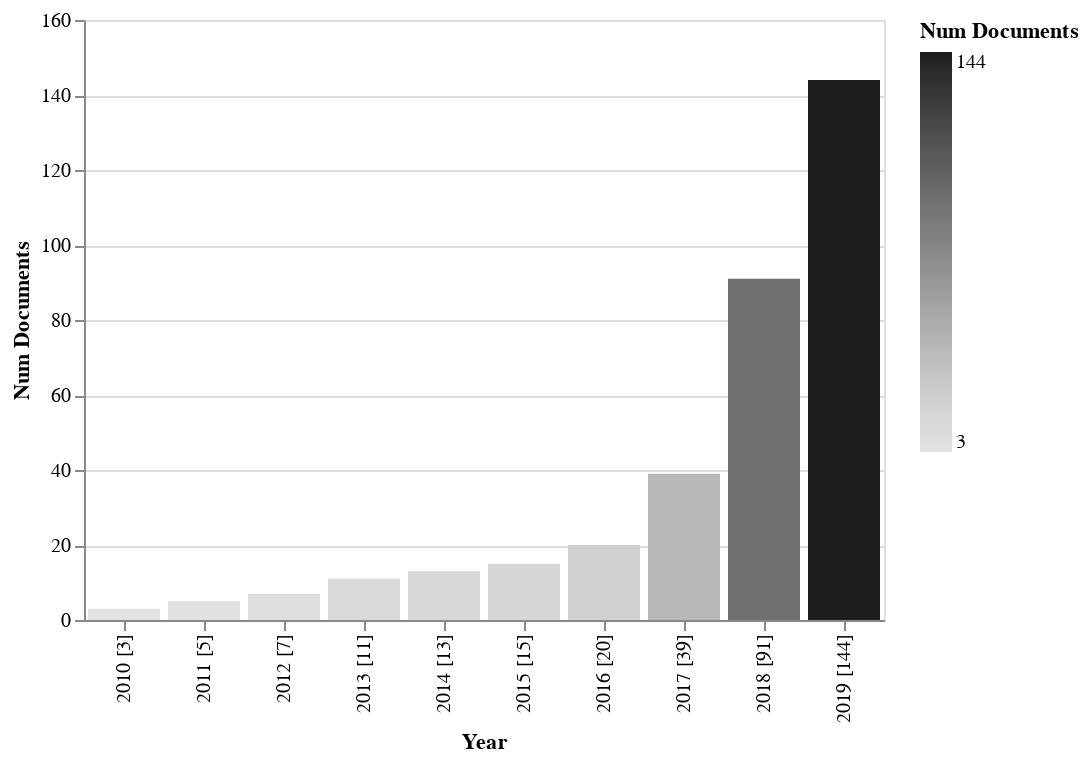

This figure's notebook cell:
### Code cell
rdf.documents_by_year(cumulative=True).barplot(library='altair')

### Figure 1 — Vega-Lite specification as saved in the notebook (floating-point values rounded to 4 significant figures)
{"$schema": "https://vega.github.io/schema/vega-lite/v3.4.0.json", "config": {"mark": {"tooltip": null}, "view": {"height": 300, "width": 400}}, "data": {"name": "data-39cc4f0c9870f7d6294d597d94cbdbce"}, "datasets": {"data-39cc4f0c9870f7d6294d597d94cbdbce": [{"ID": ["[*141*]", "[*142*]", "[*143*]"], "Num Documents": 3, "Year": "2010 [3]"}, {"ID": ["[*139*]", "[*140*]"], "Num Documents": 5, "Year": "2011 [5]"}, {"ID": ["[*137*]", "[*138*]"], "Num Documents": 7, "Year": "2012 [7]"}, {"ID": ["[*133*]", "[*134*]", "[*135*]", "[*136*]"], "Num Documents": 11, "Year": "2013 [11]"}, {"ID": ["[*131*]", "[*132*]"], "Num Documents": 13, "Year": "2014 [13]"}, {"ID": ["[*129*]", "[*130*]"], "Num Documents": 15, "Year": "2015 [15]"}, {"ID": ["[*124*]", "[*125*]", "[*126*]", "[*127*]", "[*128*]"], "Num Documents": 20, "Year": "2016 [20]"}, {"ID": ["[*105*]", "[*106*]", "[*107*]", "[*108*]", "[*109*]", "[*110*]", "[*111*]", "[*112*]", "[*113*]", "[*114*]", "[*115*]", "[*116*]", "[*117*]", "[*118*]", "[*119*]", "[*120*]", "[*121*]", "[*122*]", "[*123*]"], "Num Documents": 39, "Year": "2017 [39]"}, {"ID": ["[*53*]", "[*54*]", "[*55*]", "[*56*]", "[*57*]", "[*58*]", "[*59*]", "[*60*]", "[*61*]", "[*62*]", "[*63*]", "[*64*]", "[*65*]", "[*66*]", "[*67*]", "[*68*]", "[*69*]", "[*70*]", "[*71*]", "[*72*]", "[*73*]", "[*74*]", "[*75*]", "[*76*]", "[*77*]", "[*78*]", "[*79*]", "[*80*]", "[*81*]", "[*82*]", "[*83*]", "[*84*]", "[*85*]", "[*86*]", "[*87*]", "[*88*]", "[*89*]", "[*90*]", "[*91*]", "[*92*]", "[*93*]", "[*94*]", "[*95*]", "[*96*]", "[*97*]", "[*98*]", "[*99*]", "[*100*]", "[*101*]", "[*102*]", "[*103*]", "[*104*]"], "Num Documents": 91, "Year": "2018 [91]"}, {"ID": ["[*0*]", "[*1*]", "[*2*]", "[*3*]", "[*4*]", "[*5*]", "[*6*]", "[*7*]", "[*8*]", "[*9*]", "[*10*]", "[*11*]", "[*12*]", "[*13*]", "[*14*]", "[*15*]", "[*16*]", "[*17*]", "[*18*]", "[*19*]", "[*20*]", "[*21*]", "[*22*]", "[*23*]", "[*24*]", "[*25*]", "[*26*]", "[*27*]", "[*28*]", "[*29*]", "[*30*]", "[*31*]", "[*32*]", "[*33*]", "[*34*]", "[*35*]", "[*36*]", "[*37*]", "[*38*]", "[*39*]", "[*40*]", "[*41*]", "[*42*]", "[*43*]", "[*44*]", "[*45*]", "[*46*]", "[*47*]", "[*48*]", "[*49*]", "[*50*]", "[*51*]", "[*52*]"], "Num Documents": 144, "Year": "2019 [144]"}]}, "encoding": {"color": {"field": "Num Documents", "scale": {"scheme": "greys"}, "type": "quantitative"}, "x": {"field": "Year", "sort": {"field": "Num Documents:Q"}, "type": "nominal"}, "y": {"field": "Num Documents", "type": "quantitative"}}, "mark": "bar"}
